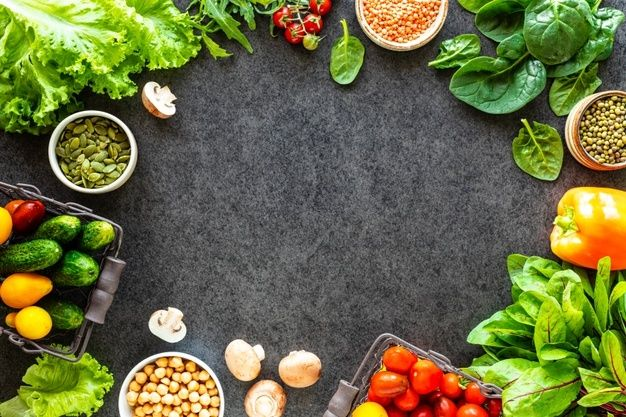
#> input picture frontend/src/components/images/img1.jpg, 626 x 417 px
$ python -i depth_estimation.py   (imports and definitions only)
#> lines starting #> are read from the running program, lines starting #| are printed output that depends on the picture; after the words box and inside, x2 and y2 are one past the last pixel; in counts of white or black regions, pixels touching at a corner belong together
#> further down, picture is the input picture: PIL image 626x417 RGB; mean R, G, B 106, 107.8, 66.6
import torch
import torch.nn.functional as F
import numpy as np
import cv2
from PIL import Image
import logging
import os

# Initialize logging
# [1 line not run here, left out]
logger = logging.getLogger(__name__)

# Device setup
# [1 line that did not run here, left out]
# [12 lines not run here, left out]

# [23 lines left out: function estimate_depth, not called in this run]

def create_mask(image: Image.Image) -> np.ndarray:
    """
    Create binary mask using grayscale thresholding.
    """
    try:
        img = np.asarray(image.convert("RGB"))
        img_resized = cv2.resize(img, (640, 480))
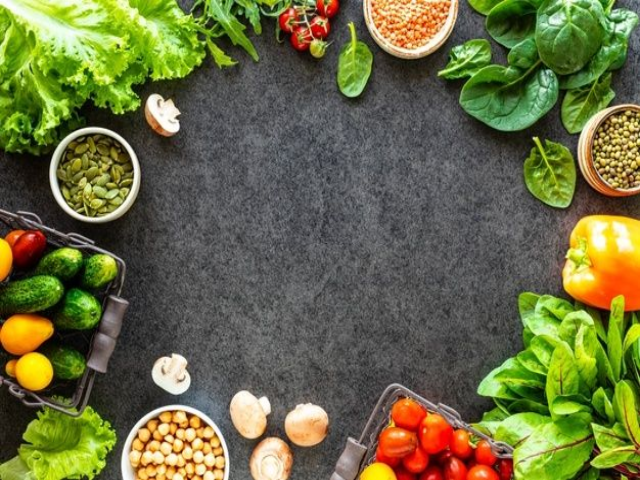
#> img_resized: shape (480, 640, 3); mean R, G, B 105.9, 107.6, 66.5

        gray = cv2.cvtColor(img_resized, cv2.COLOR_RGB2GRAY)
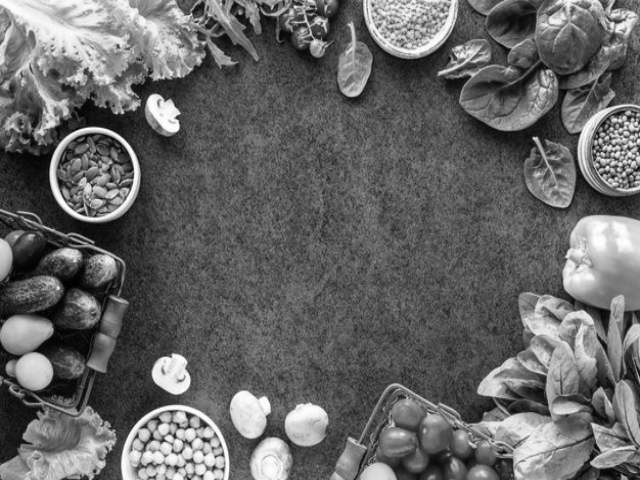
#> gray: shape (480, 640); min 0, max 255, mean 102.4
        _, mask = cv2.threshold(gray, 150, 255, cv2.THRESH_BINARY_INV)
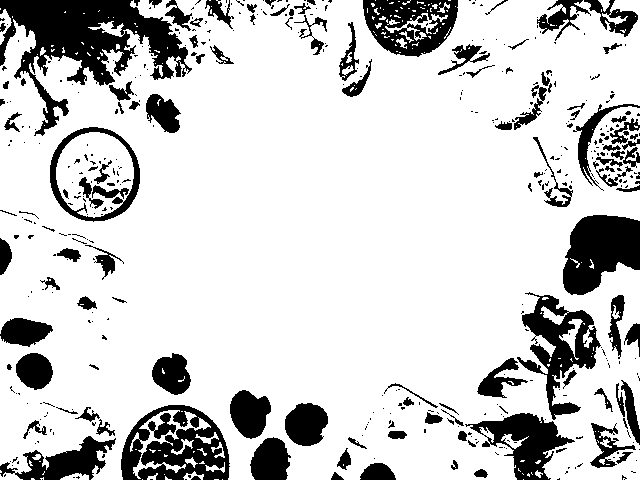
#> mask: shape (480, 640); 81.1% white; 438 black regions (317 under 20 px), largest, box (x1, y1, x2, y2) and area: (0, 0, 192, 136) 9892, (121, 405, 230, 480) 4606, (563, 215, 640, 295) 4413

        return mask.astype(np.uint8)
    except Exception as e:
        logger.error(f"Mask creation error: {e}")
        raise

# [68 lines left out: functions estimate_volume_from_depth, generate_masked_image, run_pipeline, not called in this run]

>>> from PIL import Image
>>> picture = Image.open('../../frontend/src/components/images/img1.jpg')
>>> result = create_mask(picture)

$ run again, on frontend/src/components/images/food.png
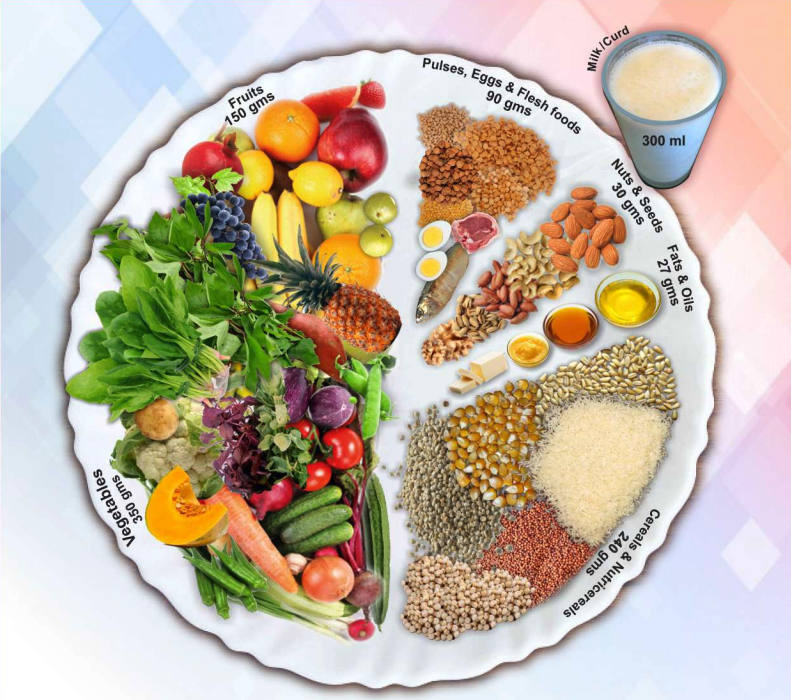
#> input picture frontend/src/components/images/food.png, 791 x 700 px
#> picture is the input picture: PIL image 791x700 RGBA; mean R, G, B, A 195.1, 182.3, 164.9, 255
#> in create_mask, `gray = cv2.cvtColor(img_resized, cv2.COLOR_RGB2GRAY)`:
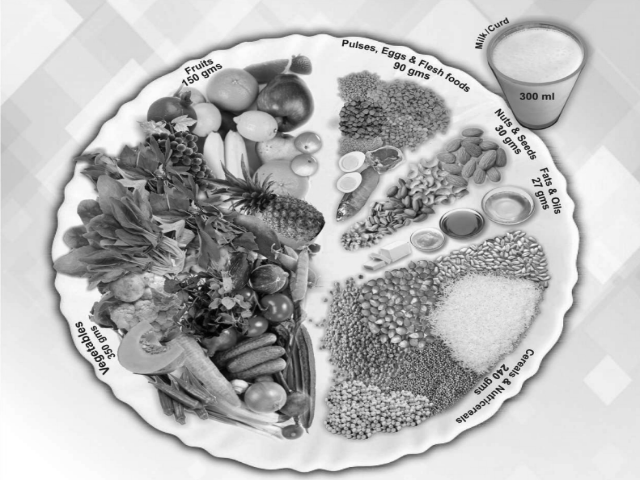
#> gray: shape (480, 640); min 1, max 255, mean 184.1
#> in create_mask, `_, mask = cv2.threshold(gray, 150, 255, cv2.THRESH_BINARY_INV)`:
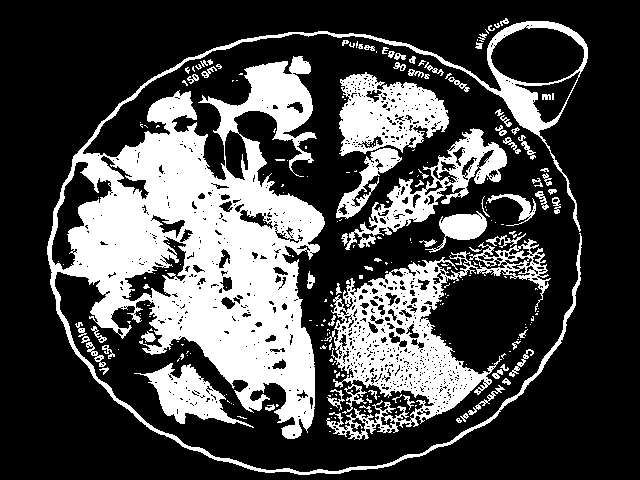
#> mask: shape (480, 640); 29.1% white; 244 white regions (169 under 20 px), largest, box (x1, y1, x2, y2) and area: (47, 21, 588, 475) 55025, (324, 239, 551, 440) 14247, (339, 72, 449, 156) 5648
